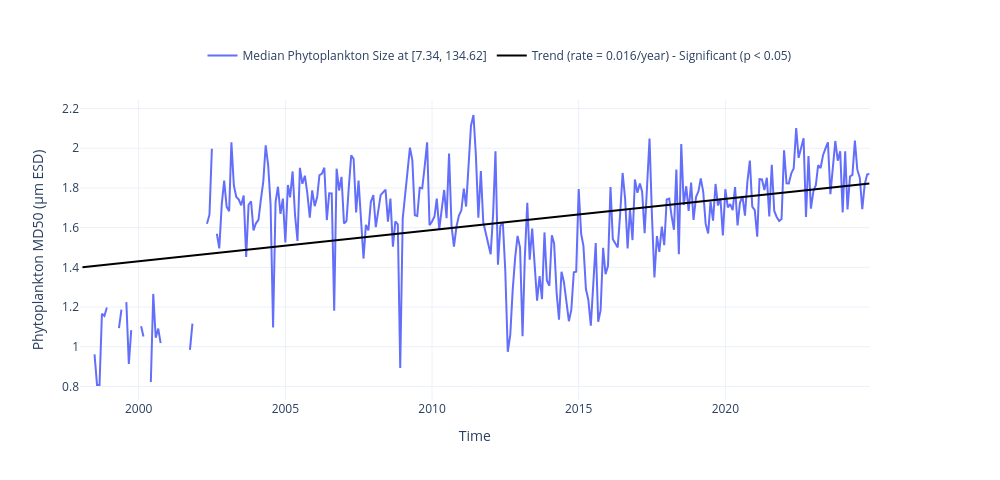

Write notebook code for a chart like this one.
### Code cell
fig = plot_timeseries_interactive(dict_plot, trendline=True, scatter_dict = None, figsize = (25, 12),
                                 label_yaxes = 'Phytoplankton MD50 (µm ESD)');

### Figure 1 — Plotly figure (JSON) as saved in the notebook; plotly's stock layout.template omitted (floating-point values rounded to 4 significant figures; data arrays with more than 128 entries replaced by an {"elided": "..."} marker saying what was removed)
{"data": [{"line": {"color": "#636EFA"}, "name": "Median Phytoplankton Size at [7.34, 134.62]", "type": "scatter", "x": {"elided": "324 str values"}, "xaxis": "x", "y": {"elided": "324 float values"}, "yaxis": "y"}, {"line": {"color": "black"}, "mode": "lines", "name": "Trend (rate = 0.016/year) - Significant (p < 0.05)", "showlegend": true, "type": "scatter", "x": {"elided": "297 str values"}, "xaxis": "x", "y": {"elided": "297 float values"}, "yaxis": "y"}], "layout": {"height": 480, "legend": {"font": {"size": 12}, "orientation": "h", "x": 0.5, "xanchor": "center", "y": 1.1, "yanchor": "bottom"}, "title": {"text": " "}, "width": 1000, "xaxis": {"anchor": "y", "domain": [0, 0.94], "title": {"text": "Time"}}, "yaxis": {"anchor": "x", "domain": [0, 1], "title": {"text": "Phytoplankton MD50 (µm ESD)"}}, "yaxis2": {"anchor": "x", "overlaying": "y", "side": "right"}}}
